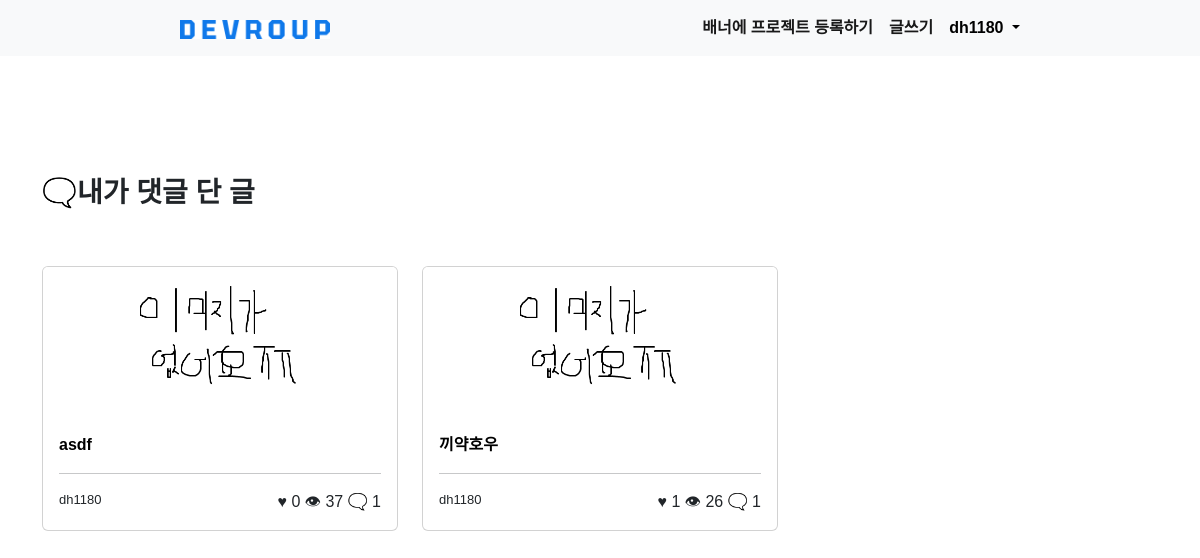
/user/user_comment_posts/ (signed in), run on an earlier commit of the app's database.
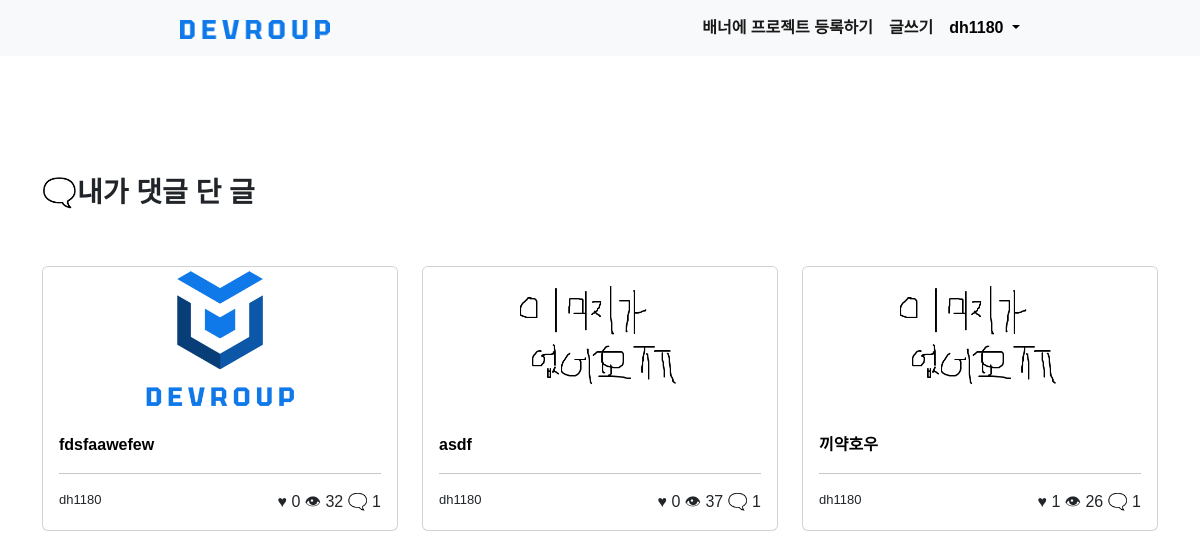
And on a later commit of the database.
### community/models.py (models this page shows, shortened)
class Comment(models.Model):
    post = models.ForeignKey(Post, on_delete=models.CASCADE)
    author = models.ForeignKey(User, on_delete=models.CASCADE, null=True)
    content = models.TextField()
    date = models.DateTimeField(auto_now_add=True)

class Post(models.Model):
    title = models.CharField(max_length=200)
    author = models.ForeignKey(User, on_delete=models.CASCADE, null=True)
    hit = models.IntegerField(default=0)
    like = models.IntegerField(default=0)
    like_users = models.ManyToManyField(User, related_name='like_posts')
    date = models.DateTimeField(auto_now_add=True)
    image = models.ImageField(upload_to='community_thumbnail', null=True)
    content = models.TextField()
    github_address = models.URLField(null=True)
    def get_comment_count(self):
        return Comment.objects.filter(post=self).count()

### user/views.py (the view)
# urls.py: path('user_comment_posts/', views.user_comment_posts, name='user_comment_posts'),
def user_comment_posts(request):
    comment_posts = Comment.objects.filter(author=request.user).order_by('-date')
    return render(request, 'user/user_comment_posts.html', {'comment_posts': comment_posts})

### user/templates/user/user_comment_posts.html
{% extends 'community/base.html' %} {% block content %}
<br /><br /><br /><br /><br />
<div class="container">
    <div class="row mb-5">
        <h3 style="font-weight: 1000;">🗨️내가 댓글 단 글</h3>
    </div>
    <div class="row">
        {% for comment_post in comment_posts %}
        <div class="col-4 mb-5">
            <div class="card h-100">
                <div class="media-container">
                    <img
                        src="{{ comment_post.post.image.url }}"
                        class="card-img-top"
                        style="object-fit: cover; height: 150px;"
                    />
                </div>
                <div class="card-body">
                    <a
                        class="card-title stretched-link"
                        href="{% url 'community:post_detail' pk=comment_post.post.pk %}"
                       style="font-weight: bold;"
                        >{{ comment_post.post.title }}</a
                    >
                    <br />
                    <hr />
                    <div class="row">
                        <div class="col-6" style="font-size: small">
                            {{ comment_post.post.author }}
                        </div>
                        <div class="col-6 text-end">
                            ♥&nbsp;{{ comment_post.post.like }}
                            👁&nbsp;{{ comment_post.post.hit }}
                            🗨️&nbsp;{{ comment_post.post.get_comment_count }}
                        </div>
                    </div>
                </div>
            </div>
        </div>
        {% endfor %}
    </div>
{% endblock content %}

### community/templates/community/base.html (shortened to what this page needs)
{% load static %} {% load socialaccount %}
<!DOCTYPE html>
<html lang="en">
    <head>
        <link
            href="https://cdn.jsdelivr.net/npm/bootstrap@5.2.3/dist/css/bootstrap.min.css"
            rel="stylesheet"
        />
        <link
            rel="stylesheet"
            href="https://uicdn.toast.com/editor/latest/toastui-editor.min.css"
        />
    </head>
    <body id="ajax">
        <nav class="navbar navbar-expand-lg bg-light">
            <div class="container-fluid">
                <a
                    class="navbar-brand"
                    href="/"
                    style="margin-left: 10.5rem;"
                    id="brand">
                <img src="/media/logo/Devroup_Word.png" style="width: 150px"/>
                </a>
                <div
                    class="collapse navbar-collapse justify-content-end"
                    id="navbarSupportedContent"
                    style="margin-right: 10rem;"
                >
                    <ul class="navbar-nav mb-2 mb-lg-0" style="font-weight: bold;">
                        {% if user.is_authenticated %}
                        <li>
                            <a class="nav-link active" href="https://forms.gle/mQgPoKs9G4k7mtDo8"
                                >배너에 프로젝트 등록하기</a
                            >
                        </li>
                        <li>
                            <a class="nav-link active" href="{% url 'community:post_create' %}"
                                >글쓰기</a
                            >
                        </li>
                        <li class="nav-item dropdown">
                            <a
                                class="nav-link dropdown-toggle"
                                href="#"
                                id="navbarDropdown"
                                role="button"
                                data-bs-toggle="dropdown"
                                aria-expanded="false"
                            >
                                {{ user.username }}
                            </a>
                        </li>
                        {% endif %}
                    </ul>
                </div>
            </div>
        </nav>
        {% block content %} {% endblock %}
    </body>
</html>

### community/templates/community/base.html (style rules this page uses)
a { cursor: pointer; }
a:link:not(.disabled) { color: black; text-decoration: none; }
body { font-family: 'Noto Sans KR', sans-serif; }

What changed in the data, as far as the page shows it:
added Comment: post.image (picture), post "fdsfaawefew", post.author "dh1180", post.like "0", post.hit "32", post.get_comment_count "1"
